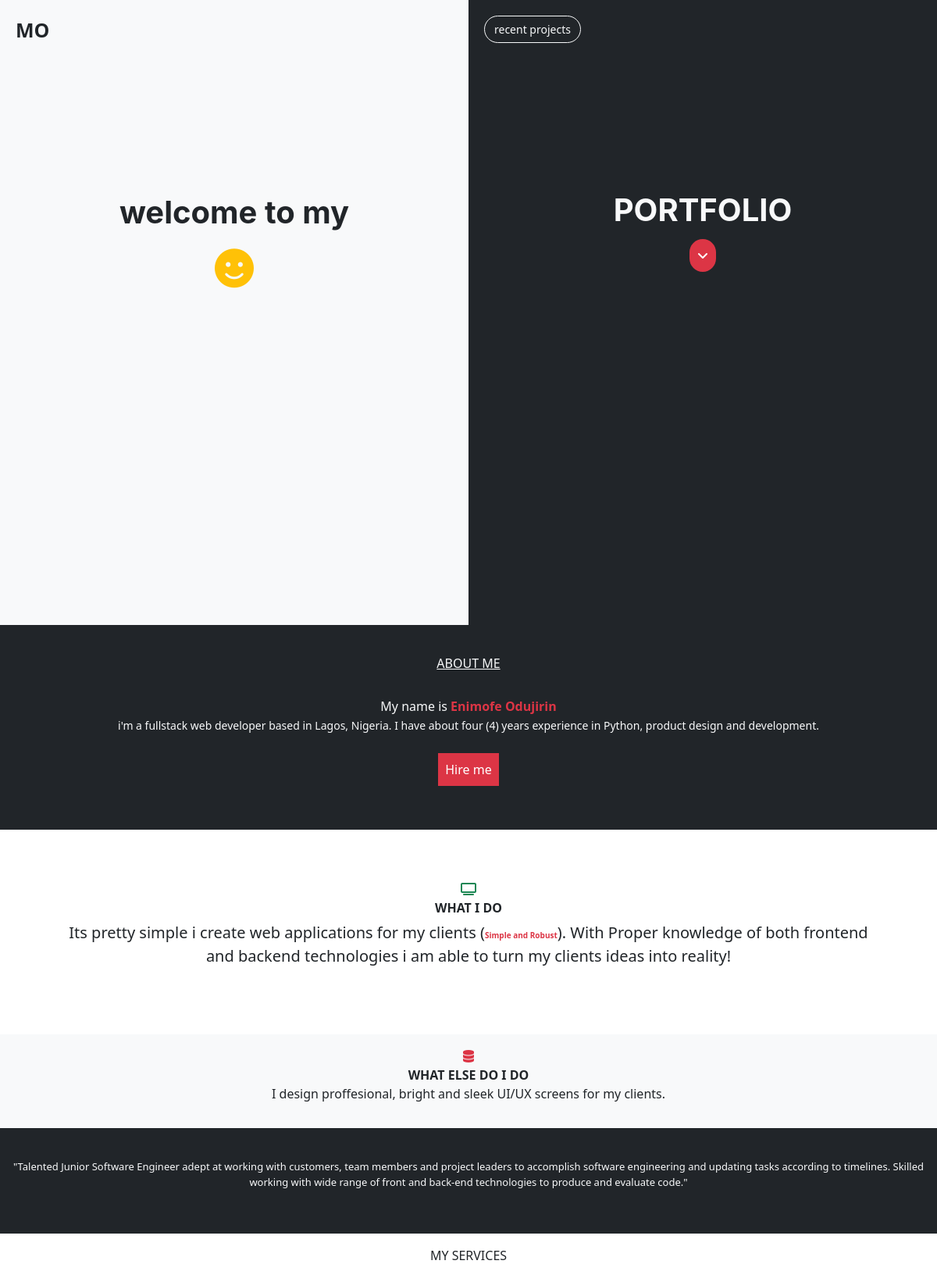
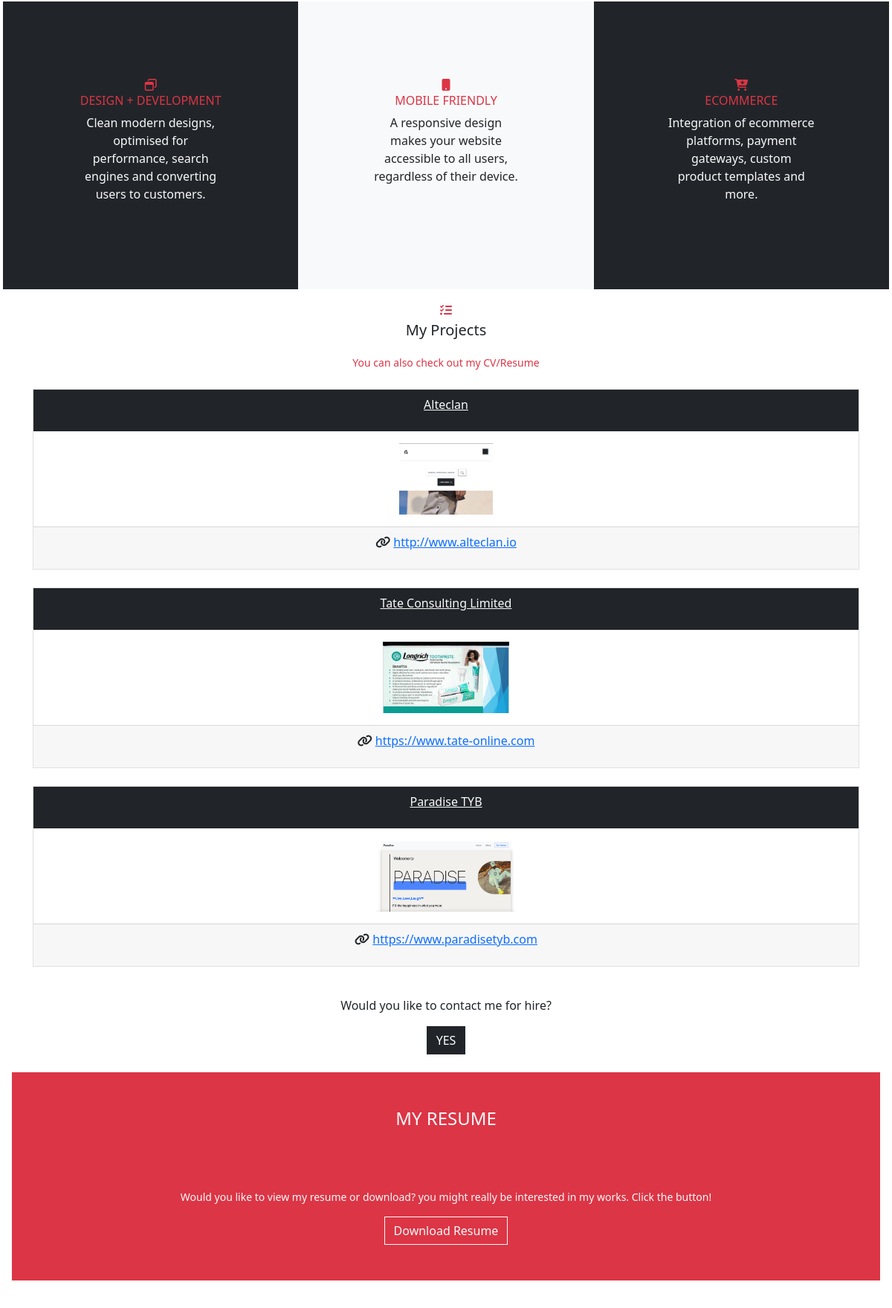
The page / (upper part) on the database its author committed (2 pictures, top to bottom).
### portfolio_app/models.py (models this page shows, shortened)
class Project(models.Model):
    name = models.CharField(max_length=250)
    screenshot = models.ImageField(upload_to='Project Images')
    bio = models.TextField()
    url =  models.CharField(max_length=250)
    link = models.CharField(max_length=250, null=True)
    slug = models.SlugField()
    date_created = models.DateTimeField(default=timezone.now())
    web_host_type = models.CharField(max_length=250, choices=WEB_HOST_TYPE, default='Cloud')
    web_host_provider = models.CharField(max_length=250, null=True)
    def get_absolute_url(self):
        return reverse('portfolio_app:projects', kwargs={'slug':self.slug})

### portfolio_app/views.py (the view)
# urls.py: path('', views.ProjectListView.as_view(), name='index'),
class ProjectListView(ListView):
    ordering = '-date_created'
    model = models.Project
    template_name = 'portfolio_app/index.html'

### portfolio_app/templates/portfolio_app/index.html (shortened to what this page needs)
{% load crispy_forms_tags %}
{% load static %}
<!DOCTYPE html>
<html lang="en">
<head>
  <link rel="stylesheet" href="{% static 'bootstrap-5/css/bootstrap.min.css' %}">
  <link rel="stylesheet" href="{% static 'css/style.css' %}">
  <link rel="stylesheet" href="{% static 'fontawesome/css/fontawesome.min.css' %}">
</head>
<body>
  {%  block content %}
  <section id="sec" class="container-fluid">
    <div class="row" >
      <div id="s1" class="col-sm-6 container-fluid bg-light">
        <p style="font-size: 25px; font-weight:bold;">MO</p>
        <div class="text-center " id="div-s1">
          <br><br><br><br><br><br><br>
          <p class="text-center" id="text-1">welcome to my</p>
          <a href="" class=""><i style="font-size: 50px;" class="fas text-warning fa-smile"></i></a>
        </div>
      </div>
      <div id="s2" class="col-sm-6 container-fluid bg-dark text-light">
        <p style="font-size: 20px; text-decoration: none; color: white; font-weight:bold;"><a href="#projects" style="border-radius: 50px; font-size: 14px;" class="btn btn-outline-light">recent projects </a> </p>
        <div class="text-center" id="div-s2">
          <br><br><br><br><br><br><br>
          <p class=" text-center" style="transition: 2s;" id="text-2">PORTFOLIO</p>
          <a href="#bio" class="bg-danger text-center" style="border-radius: 50px; padding: 10px; border: 0; color: white;"><i class="fas fa-angle-down"></i></a>
        </div>
      </div>
    </div>
  </section>
  <section class="p-4 bg-dark">
    <div class="about-me container text-center p-3">
      <h4 class="text-light" style="font-size: 16px; text-decoration: underline;">ABOUT ME</h4> <hr>
      <p class="text-light" style="font-size: 16px;">My name is <span style="font-weight: bold;" class="text-danger">Enimofe Odujirin</span> <br>
        <small class="text-light" style="font-size: 14px;">i'm a fullstack web developer based in Lagos, Nigeria.
          I have about four (4) years experience in Python, product design and development.</small>
        <br><br>
        <a href="" class="btn btn-danger p-2" style="border-radius: 0;" id="learn-more">Hire me</a>
      </p>
    </div>
  </section>
  <section class="p-3">
    <div id="bio" style="" class="container text-center p-5">
      <i class="text-success fas  fa-tv"></i><br>
      <b style="font-weight: bold;">WHAT I DO </b><br>
      <p style="font-size: 20px; padding: 5px;" class="lead">Its pretty simple i create
      web applications for my clients (<span class="text-danger" style="font-size: 10px; font-weight:bold;">Simple and Robust</span>).
        With Proper knowledge of both frontend and
        backend technologies i am able to
        turn my clients ideas into reality!</p>
    </div>
  </section>
  <div  class="container-fluid bg-light p-3 text-center ">
    <i class="fas fa-database text-danger"></i><br>
    <b style="font-weight: bold;">WHAT ELSE DO I DO</b>
    <p style="padding: px; " class="text-dark">
      I design proffesional, bright and sleek UI/UX screens for my clients.
    </p>
  </div>
  <div style="" class="container-fluid text-light bg-dark  p-3 text-center"><br>
    <p style="font-size: 13px;" class="lead">"Talented Junior Software Engineer adept at working with customers,
      team members and project leaders to accomplish software engineering and updating
      tasks according to timelines. Skilled working with wide range
       of front and back-end technologies to produce and evaluate code."</p><br>
  </div>
      <div style="" class="text-center p-3 text-dark">MY SERVICES</b><div><br>
  <div class="row" style="">
    <div class="col-lg-4 container-fluid text-light bg-dark text-center" style="padding: 100px;">
      <i  class="far fa-window-restore text-danger"></i>
     <h6 class="text-danger">DESIGN + DEVELOPMENT</h6>
     <p class='lead' style='font-size:16px;'>Clean modern designs, optimised for performance,
       search engines and converting users to customers.</p>
    </div>
    <div style="padding: 100px;" class="col-lg-4  text-center container-fluid bg-light text-dark">
      <i class="fas fa-mobile text-danger"></i>
      <h6 class="text-danger">MOBILE FRIENDLY</h6>
      <p class='lead' style='font-size:16px;'>A responsive design makes your website
         accessible to all users,
        regardless of their device.</p>
    </div>
    <div style="padding: 100px;" class="col-lg-4 bg-dark  container-fluid text-center text-light">
       <i class="fas fa-cart-plus text-danger"></i>
       <h6 class="text-danger">ECOMMERCE</h6>
       <p class='lead' style='font-size:16px;'>Integration of ecommerce platforms,
         payment gateways,
          custom product templates and more.</p>
    </div>
  </div>
  <section class="p-3">
 <div class="text-center" id="projects">
   <i class="fas fa-tasks text-center text-danger"></i>
  <p class="lead text-center">My Projects </p>
  <small class="text-center"><a href="#resume" class='text-danger' style="transition: 2s; text-decoration:none;">You can also check out my CV/Resume</a> </small>
 </div><br>
{% for project in project_list %}
<div class="container" >
  <div class="card" style='border-radius:0; box-shadow:4px;'>
    <div class="card-head bg-dark p-2 text-center">
      <p><a class='text-light' href="{{project.get_absolute_url}}">{{project.name}}</a></p>
    </div>
    <div class="card-body">
      <img src="{{project.screenshot.url}}" style="height: 96px;" class="img-fluid" alt="An Error Occured, cant display image" srcset="">
    </div>
    <div class="card-footer text-center">
      <p><i class="fas fa-link"></i> <a href="{{project.url}}">{{project.url}}</a></p>
    </div>
  </div>
</div><br>
{% endfor %}
  </section>
  <section>
    <div class="text-center container">
      <p>Would you like to contact me for hire?</p>
      <a href="{% url 'portfolio_app:contact' %}" style="border-radius: 0;" class="btn btn-dark">YES</a>
    </div><br>
  </section>
  <section id="resume" class="bg-danger container-fluid p-5">
    <div class="text-center">
      <h4 class="text-center text-light">MY RESUME</h4>
      <p class="text-center text-light" style="font-size: 14px;">Would you like to view my resume or download? you might really be interested in my works. Click the button!</p>
      <a href="{% static 'my_resume.pdf' %}" download="" class="text-center btn btn-outline-light btn-block" style="border-radius: 0;">Download Resume</a>
    </div>
  </section>
<section class="p-5">
</section>
  {% endblock %}
</body>
</html>

### portfolio_app/static/css/style.css (style rules this page uses)
#text-1 { font-size: 40px; font-weight: bold; font-family: -apple-system, BlinkMacSystemFont, 'Segoe UI', Roboto, Oxygen, Ubuntu, Cantarell, 'Open Sans', 'Helvetica Neue', sans-serif; }
#text-2 { font-size: 40px; font-weight: bold; font-family: -apple-system, BlinkMacSystemFont, 'Segoe UI', Roboto, Oxygen, Ubuntu, Cantarell, 'Open Sans', 'Helvetica Neue', sans-serif; }
#s1 { height: 100vh; padding: 20px; }
#s2 { height: 100vh; padding: 20px; }

### rows shown on the page
Project: name "Alteclan", screenshot (picture), url "http://www.alteclan.io"
Project: name "Tate Consulting Limited", screenshot (picture), url "https://www.tate-online.com"
Project: name "Paradise TYB", screenshot (picture), url "https://www.paradisetyb.com"
